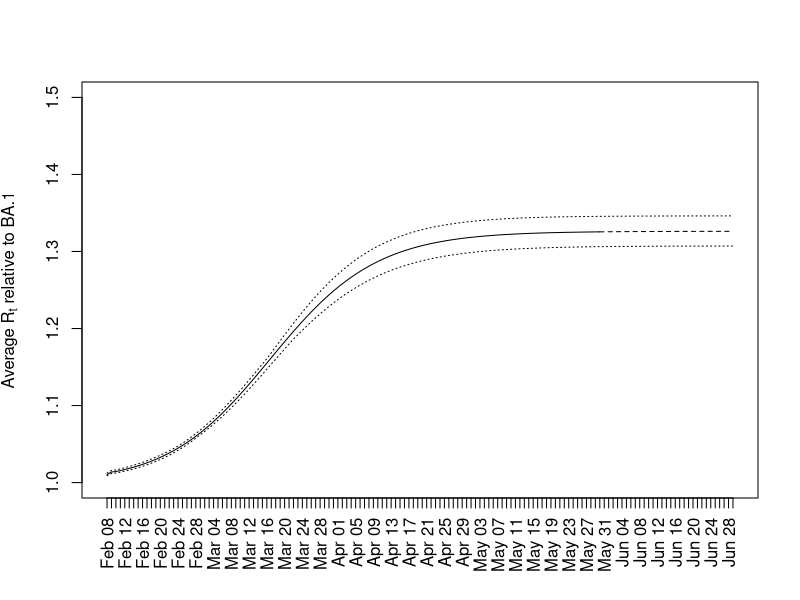

Write the R code that produced this figure.
library(dplyr);

df_count <- read.csv("Tokyo_BA1_BA2.csv");
df_count$date <- as.Date(df_count$date);

df_frequency <- read.csv("frequencies.csv");
df_frequency$date <- as.Date(df_frequency$date);

t_end <- max(df_count$date+6);

dates <- df_frequency$date;

pdf("average_k.pdf", width=5, height=5);

dates_est <- dates<=t_end;
dates_prd <- dates>=t_end;

plot(dates, rep(0,length(dates)), xlab="", xaxt="n", type="n", ylab=expression("Average " * R[t] * " relative to BA.1"), ylim=c(1.0,1.5));
axis(side=1,at=dates,labels=format(dates,"%h %d"),tick=T,las=2);

lines(dates[dates_est], df_frequency$average_k[dates_est], lty=1, lwd=1, col="black");
lines(dates[dates_prd], df_frequency$average_k[dates_prd], lty=2, lwd=1, col="black");

lines(dates,df_frequency$average_k_lb, lty=3, lwd=1, col="black");
lines(dates,df_frequency$average_k_ub, lty=3, lwd=1, col="black");

dev.off();



